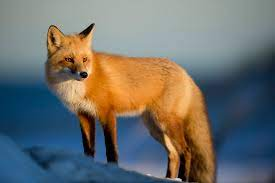
%> input picture Untitled2.jpeg, 275 x 183 px
$ octave freqDomain.m   (GNU Octave 9; MATLAB toolbox functions it lacks are replaced by stand-ins)
%> lines starting %> are read from the running program, lines starting %| are printed output that depends on the picture
% Load the input image
input_image = imread('Untitled2.jpeg');
%> input_image is the input picture: size 183x275x3 uint8; mean R, G, B 109.5, 111, 107.6
input_image = rgb2gray(input_image);
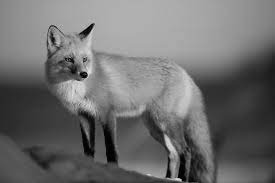
%> input_image: size 183x275 uint8; min 0, max 227, mean 110.2

% Display the original image
subplot(2, 3, 1);
imshow(input_image);
title('Original Image');

% Perform Fourier Transform
fft_image = fftshift(fft2(double(input_image)));

% Create Gaussian filter for smoothing
[M, N] = size(input_image);
%> M = 183; N = 275
sigma = 30;
gaussian_filter = fspecial('gaussian', [M, N], sigma);

% Apply Gaussian smoothing in frequency domain
smoothed_fft = fft_image .* fft2(gaussian_filter);

% Perform inverse Fourier Transform to get the smoothed image
smoothed_image = abs(ifft2(ifftshift(smoothed_fft)));
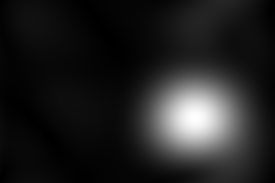
%> smoothed_image: size 183x275 double; min 1.16e-05, max 0.0612, mean 0.00805; drawn with min black and max white

% Display the smoothed image
subplot(2, 3, 2);
imshow(uint8(smoothed_image));
title('Smoothed Image');

% Create Laplacian filter for sharpening
laplacian_filter = [0 -1 0; -1 4 -1; 0 -1 0];

% Apply Laplacian sharpening in frequency domain
sharpened_fft = fft_image .* fft2(laplacian_filter, M, N);

% Perform inverse Fourier Transform to get the sharpened image
sharpened_image = abs(ifft2(ifftshift(sharpened_fft)));
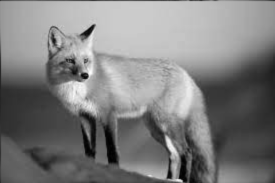
%> sharpened_image: size 183x275 double; min 5, max 1760.9, mean 881.6; drawn with min black and max white

% Display the sharpened image
subplot(2, 3, 3);
imshow(uint8(sharpened_image));
title('Sharpened Image');

% Create high-pass filter for edge enhancement
high_pass_filter = zeros(M, N);
cutoff_frequency = 0.1;
center = [M / 2, N / 2];
%> center = [91.5 137.5]
for i = 1:M
    for j = 1:N
        distance = sqrt((i - center(1))^2 + (j - center(2))^2);
        high_pass_filter(i, j) = 1 - exp(-(distance^2) / (2 * (cutoff_frequency * max(M, N))^2));
    end
end
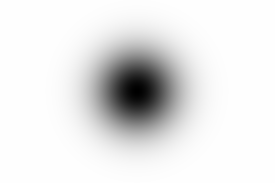
%> high_pass_filter: size 183x275 double; min 0.000331, max 1, mean 0.906

% Apply high-pass edge enhancement in frequency domain
enhanced_fft = fft_image .* fft2(high_pass_filter);

% Perform inverse Fourier Transform to get the enhanced image
enhanced_image = abs(ifft2(ifftshift(enhanced_fft)));
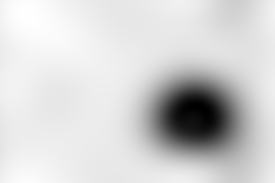
%> enhanced_image: size 183x275 double; min 62.43, max 350.9, mean 301.1; drawn with min black and max white

% Display the enhanced image
subplot(2, 3, 4);
imshow(uint8(enhanced_image));
title('Enhanced Image');

% Display frequency domain representation of the original image
subplot(2, 3, 5);
imshow(log(1 + abs(fftshift(fft_image))), []);
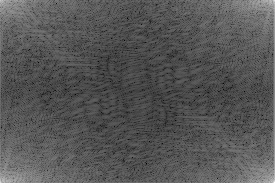
%> displayed picture: size 183x275, on the screen's scale of 0 to 255; min 0, max 255, mean 86.1
title('Frequency Domain');

% Display frequency domain representation of the filtered image
subplot(2, 3, 6);
imshow(log(1 + abs(fftshift(smoothed_fft))), []);
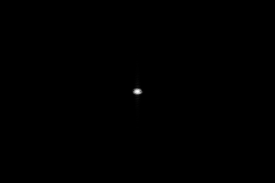
%> displayed picture: size 183x275, on the screen's scale of 0 to 255; min 0, max 255, mean 0.2
title('Frequency Domain (Smoothed)');

% Adjust subplot layout
sgtitle('Image Enhancement, Smoothing, and Sharpening in Frequency Domain');

$ run again, with Untitled.jpeg copied over Untitled2.jpeg
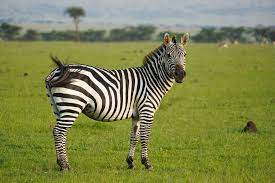
%> input picture Untitled.jpeg, 275 x 183 px
%> input_image is the input picture: size 183x275x3 uint8; mean R, G, B 127.1, 133.1, 77.8
%> input_image: size 183x275 uint8
%> `enhanced_image = abs(ifft2(ifftshift(enhanced_fft)));`:
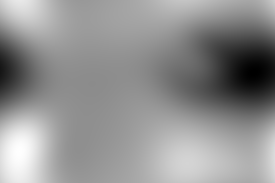
%> enhanced_image: size 183x275 double; min 199, max 1545.3, mean 966.7; drawn with min black and max white
%> `imshow(log(1 + abs(fftshift(fft_image))), []);`:
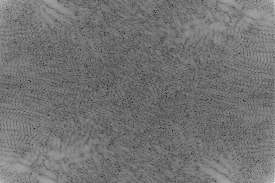
%> displayed picture: size 183x275, on the screen's scale of 0 to 255; min 0, max 255, mean 115.1
